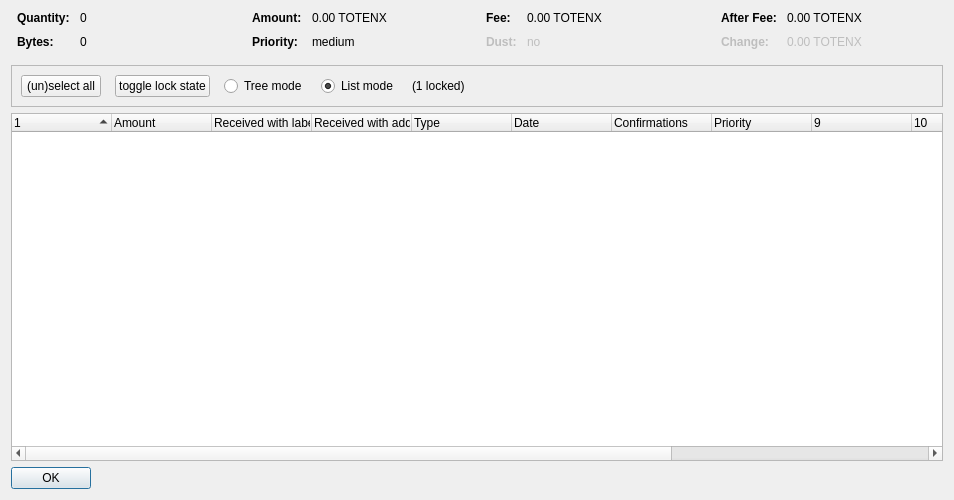
<?xml version="1.0" encoding="UTF-8"?>
<ui version="4.0">
 <class>CoinControlDialog</class>
 <widget class="QDialog" name="CoinControlDialog">
  <property name="geometry">
   <rect>
    <x>0</x>
    <y>0</y>
    <width>954</width>
    <height>500</height>
   </rect>
  </property>
  <property name="windowTitle">
   <string>Coin Selection</string>
  </property>
  <layout class="QVBoxLayout" name="verticalLayout">
   <item>
    <layout class="QHBoxLayout" name="horizontalLayoutTop" stretch="0,0,0,0">
     <property name="topMargin">
      <number>0</number>
     </property>
     <property name="bottomMargin">
      <number>10</number>
     </property>
     <item>
      <layout class="QFormLayout" name="formLayoutCoinControl1">
       <property name="horizontalSpacing">
        <number>10</number>
       </property>
       <property name="verticalSpacing">
        <number>10</number>
       </property>
       <property name="leftMargin">
        <number>6</number>
       </property>
       <property name="rightMargin">
        <number>6</number>
       </property>
       <item row="0" column="0">
        <widget class="QLabel" name="labelCoinControlQuantityText">
         <property name="font">
          <font>
           <weight>75</weight>
           <bold>true</bold>
          </font>
         </property>
         <property name="text">
          <string>Quantity:</string>
         </property>
        </widget>
       </item>
       <item row="0" column="1">
        <widget class="QLabel" name="labelCoinControlQuantity">
         <property name="cursor">
          <cursorShape>IBeamCursor</cursorShape>
         </property>
         <property name="contextMenuPolicy">
          <enum>Qt::ActionsContextMenu</enum>
         </property>
         <property name="text">
          <string notr="true">0</string>
         </property>
         <property name="textInteractionFlags">
          <set>Qt::LinksAccessibleByMouse|Qt::TextSelectableByKeyboard|Qt::TextSelectableByMouse</set>
         </property>
        </widget>
       </item>
       <item row="1" column="0">
        <widget class="QLabel" name="labelCoinControlBytesText">
         <property name="font">
          <font>
           <weight>75</weight>
           <bold>true</bold>
          </font>
         </property>
         <property name="text">
          <string>Bytes:</string>
         </property>
        </widget>
       </item>
       <item row="1" column="1">
        <widget class="QLabel" name="labelCoinControlBytes">
         <property name="cursor">
          <cursorShape>IBeamCursor</cursorShape>
         </property>
         <property name="contextMenuPolicy">
          <enum>Qt::ActionsContextMenu</enum>
         </property>
         <property name="text">
          <string notr="true">0</string>
         </property>
         <property name="textInteractionFlags">
          <set>Qt::LinksAccessibleByMouse|Qt::TextSelectableByKeyboard|Qt::TextSelectableByMouse</set>
         </property>
        </widget>
       </item>
      </layout>
     </item>
     <item>
      <layout class="QFormLayout" name="formLayoutCoinControl2">
       <property name="horizontalSpacing">
        <number>10</number>
       </property>
       <property name="verticalSpacing">
        <number>10</number>
       </property>
       <property name="leftMargin">
        <number>6</number>
       </property>
       <property name="rightMargin">
        <number>6</number>
       </property>
       <item row="0" column="0">
        <widget class="QLabel" name="labelCoinControlAmountText">
         <property name="font">
          <font>
           <weight>75</weight>
           <bold>true</bold>
          </font>
         </property>
         <property name="text">
          <string>Amount:</string>
         </property>
        </widget>
       </item>
       <item row="0" column="1">
        <widget class="QLabel" name="labelCoinControlAmount">
         <property name="cursor">
          <cursorShape>IBeamCursor</cursorShape>
         </property>
         <property name="contextMenuPolicy">
          <enum>Qt::ActionsContextMenu</enum>
         </property>
         <property name="text">
          <string notr="true">0.00 TOTENX</string>
         </property>
         <property name="textInteractionFlags">
          <set>Qt::LinksAccessibleByMouse|Qt::TextSelectableByKeyboard|Qt::TextSelectableByMouse</set>
         </property>
        </widget>
       </item>
       <item row="1" column="0">
        <widget class="QLabel" name="labelCoinControlPriorityText">
         <property name="font">
          <font>
           <weight>75</weight>
           <bold>true</bold>
          </font>
         </property>
         <property name="text">
          <string>Priority:</string>
         </property>
        </widget>
       </item>
       <item row="1" column="1">
        <widget class="QLabel" name="labelCoinControlPriority">
         <property name="cursor">
          <cursorShape>IBeamCursor</cursorShape>
         </property>
         <property name="contextMenuPolicy">
          <enum>Qt::ActionsContextMenu</enum>
         </property>
         <property name="text">
          <string>medium</string>
         </property>
         <property name="textInteractionFlags">
          <set>Qt::LinksAccessibleByMouse|Qt::TextSelectableByKeyboard|Qt::TextSelectableByMouse</set>
         </property>
        </widget>
       </item>
      </layout>
     </item>
     <item>
      <layout class="QFormLayout" name="formLayoutCoinControl3">
       <property name="horizontalSpacing">
        <number>10</number>
       </property>
       <property name="verticalSpacing">
        <number>10</number>
       </property>
       <property name="leftMargin">
        <number>6</number>
       </property>
       <property name="rightMargin">
        <number>6</number>
       </property>
       <item row="0" column="0">
        <widget class="QLabel" name="labelCoinControlFeeText">
         <property name="font">
          <font>
           <weight>75</weight>
           <bold>true</bold>
          </font>
         </property>
         <property name="text">
          <string>Fee:</string>
         </property>
        </widget>
       </item>
       <item row="0" column="1">
        <widget class="QLabel" name="labelCoinControlFee">
         <property name="cursor">
          <cursorShape>IBeamCursor</cursorShape>
         </property>
         <property name="contextMenuPolicy">
          <enum>Qt::ActionsContextMenu</enum>
         </property>
         <property name="text">
          <string notr="true">0.00 TOTENX</string>
         </property>
         <property name="textInteractionFlags">
          <set>Qt::LinksAccessibleByMouse|Qt::TextSelectableByKeyboard|Qt::TextSelectableByMouse</set>
         </property>
        </widget>
       </item>
       <item row="1" column="0">
        <widget class="QLabel" name="labelCoinControlLowOutputText">
         <property name="enabled">
          <bool>false</bool>
         </property>
         <property name="font">
          <font>
           <weight>75</weight>
           <bold>true</bold>
          </font>
         </property>
         <property name="text">
          <string>Dust:</string>
         </property>
        </widget>
       </item>
       <item row="1" column="1">
        <widget class="QLabel" name="labelCoinControlLowOutput">
         <property name="enabled">
          <bool>false</bool>
         </property>
         <property name="cursor">
          <cursorShape>IBeamCursor</cursorShape>
         </property>
         <property name="contextMenuPolicy">
          <enum>Qt::ActionsContextMenu</enum>
         </property>
         <property name="text">
          <string>no</string>
         </property>
         <property name="textInteractionFlags">
          <set>Qt::LinksAccessibleByMouse|Qt::TextSelectableByKeyboard|Qt::TextSelectableByMouse</set>
         </property>
        </widget>
       </item>
      </layout>
     </item>
     <item>
      <layout class="QFormLayout" name="formLayoutCoinControl4">
       <property name="horizontalSpacing">
        <number>10</number>
       </property>
       <property name="verticalSpacing">
        <number>10</number>
       </property>
       <property name="leftMargin">
        <number>6</number>
       </property>
       <property name="rightMargin">
        <number>6</number>
       </property>
       <item row="0" column="0">
        <widget class="QLabel" name="labelCoinControlAfterFeeText">
         <property name="font">
          <font>
           <weight>75</weight>
           <bold>true</bold>
          </font>
         </property>
         <property name="text">
          <string>After Fee:</string>
         </property>
        </widget>
       </item>
       <item row="0" column="1">
        <widget class="QLabel" name="labelCoinControlAfterFee">
         <property name="cursor">
          <cursorShape>IBeamCursor</cursorShape>
         </property>
         <property name="contextMenuPolicy">
          <enum>Qt::ActionsContextMenu</enum>
         </property>
         <property name="text">
          <string notr="true">0.00 TOTENX</string>
         </property>
         <property name="textInteractionFlags">
          <set>Qt::LinksAccessibleByMouse|Qt::TextSelectableByKeyboard|Qt::TextSelectableByMouse</set>
         </property>
        </widget>
       </item>
       <item row="1" column="0">
        <widget class="QLabel" name="labelCoinControlChangeText">
         <property name="enabled">
          <bool>false</bool>
         </property>
         <property name="font">
          <font>
           <weight>75</weight>
           <bold>true</bold>
          </font>
         </property>
         <property name="text">
          <string>Change:</string>
         </property>
        </widget>
       </item>
       <item row="1" column="1">
        <widget class="QLabel" name="labelCoinControlChange">
         <property name="enabled">
          <bool>false</bool>
         </property>
         <property name="cursor">
          <cursorShape>IBeamCursor</cursorShape>
         </property>
         <property name="contextMenuPolicy">
          <enum>Qt::ActionsContextMenu</enum>
         </property>
         <property name="text">
          <string notr="true">0.00 TOTENX</string>
         </property>
         <property name="textInteractionFlags">
          <set>Qt::LinksAccessibleByMouse|Qt::TextSelectableByKeyboard|Qt::TextSelectableByMouse</set>
         </property>
        </widget>
       </item>
      </layout>
     </item>
    </layout>
   </item>
   <item>
    <widget class="QFrame" name="frame">
     <property name="minimumSize">
      <size>
       <width>0</width>
       <height>40</height>
      </size>
     </property>
     <property name="frameShape">
      <enum>QFrame::StyledPanel</enum>
     </property>
     <property name="frameShadow">
      <enum>QFrame::Sunken</enum>
     </property>
     <layout class="QHBoxLayout" name="horizontalLayout">
      <item>
       <layout class="QHBoxLayout" name="horizontalLayoutPanel" stretch="0,0,0,0,0,0">
        <property name="spacing">
         <number>14</number>
        </property>
        <item>
         <widget class="QPushButton" name="pushButtonSelectAll">
          <property name="sizePolicy">
           <sizepolicy hsizetype="Maximum" vsizetype="Fixed">
            <horstretch>0</horstretch>
            <verstretch>0</verstretch>
           </sizepolicy>
          </property>
          <property name="text">
           <string>(un)select all</string>
          </property>
          <property name="autoDefault">
           <bool>false</bool>
          </property>
         </widget>
        </item>
        <item>
         <widget class="QPushButton" name="pushButtonToggleLock">
          <property name="sizePolicy">
           <sizepolicy hsizetype="Maximum" vsizetype="Fixed">
            <horstretch>0</horstretch>
            <verstretch>0</verstretch>
           </sizepolicy>
          </property>
          <property name="text">
           <string>toggle lock state</string>
          </property>
          <property name="autoDefault">
           <bool>false</bool>
          </property>
         </widget>
        </item>
        <item>
         <widget class="QRadioButton" name="radioTreeMode">
          <property name="sizePolicy">
           <sizepolicy hsizetype="Maximum" vsizetype="Fixed">
            <horstretch>0</horstretch>
            <verstretch>0</verstretch>
           </sizepolicy>
          </property>
          <property name="text">
           <string>Tree mode</string>
          </property>
         </widget>
        </item>
        <item>
         <widget class="QRadioButton" name="radioListMode">
          <property name="sizePolicy">
           <sizepolicy hsizetype="Maximum" vsizetype="Fixed">
            <horstretch>0</horstretch>
            <verstretch>0</verstretch>
           </sizepolicy>
          </property>
          <property name="text">
           <string>List mode</string>
          </property>
          <property name="checked">
           <bool>true</bool>
          </property>
         </widget>
        </item>
        <item>
         <widget class="QLabel" name="labelLocked">
          <property name="text">
           <string>(1 locked)</string>
          </property>
         </widget>
        </item>
        <item>
         <spacer name="horizontalSpacer">
          <property name="orientation">
           <enum>Qt::Horizontal</enum>
          </property>
          <property name="sizeHint" stdset="0">
           <size>
            <width>40</width>
            <height>20</height>
           </size>
          </property>
         </spacer>
        </item>
       </layout>
      </item>
     </layout>
    </widget>
   </item>
   <item>
    <widget class="CoinControlTreeWidget" name="treeWidget">
     <property name="contextMenuPolicy">
      <enum>Qt::CustomContextMenu</enum>
     </property>
     <property name="sortingEnabled">
      <bool>false</bool>
     </property>
     <property name="columnCount">
      <number>13</number>
     </property>
     <attribute name="headerShowSortIndicator" stdset="0">
      <bool>true</bool>
     </attribute>
     <attribute name="headerStretchLastSection">
      <bool>false</bool>
     </attribute>
     <column>
      <property name="text">
       <string/>
      </property>
     </column>
     <column>
      <property name="text">
       <string>Amount</string>
      </property>
     </column>
     <column>
      <property name="text">
       <string>Received with label</string>
      </property>
     </column>
     <column>
      <property name="text">
       <string>Received with address</string>
      </property>
     </column>
     <column>
      <property name="text">
	<string>Type</string>
      </property>
     </column>
     <column>
      <property name="text">	 
       <string>Date</string>
      </property>
     </column>
     <column>
      <property name="text">
       <string>Confirmations</string>
      </property>
      <property name="toolTip">
       <string>Confirmed</string>
      </property>
     </column>
     <column>
      <property name="text">
       <string>Priority</string>
      </property>
     </column>
     <column>
      <property name="text">
       <string/>
      </property>
     </column>
     <column>
      <property name="text">
       <string/>
      </property>
     </column>
     <column>
      <property name="text">
       <string/>
      </property>
     </column>
     <column>
      <property name="text">
       <string/>
      </property>
     </column>
     <column>
      <property name="text">
       <string/>
      </property>
     </column>
    </widget>
   </item>
   <item>
    <widget class="QDialogButtonBox" name="buttonBox">
     <property name="sizePolicy">
      <sizepolicy hsizetype="Maximum" vsizetype="Fixed">
       <horstretch>0</horstretch>
       <verstretch>0</verstretch>
      </sizepolicy>
     </property>
     <property name="orientation">
      <enum>Qt::Horizontal</enum>
     </property>
     <property name="standardButtons">
      <set>QDialogButtonBox::Ok</set>
     </property>
    </widget>
   </item>
  </layout>
 </widget>
 <customwidgets>
  <customwidget>
   <class>CoinControlTreeWidget</class>
   <extends>QTreeWidget</extends>
   <header>coincontroltreewidget.h</header>
  </customwidget>
 </customwidgets>
 <resources/>
 <connections/>
</ui>
